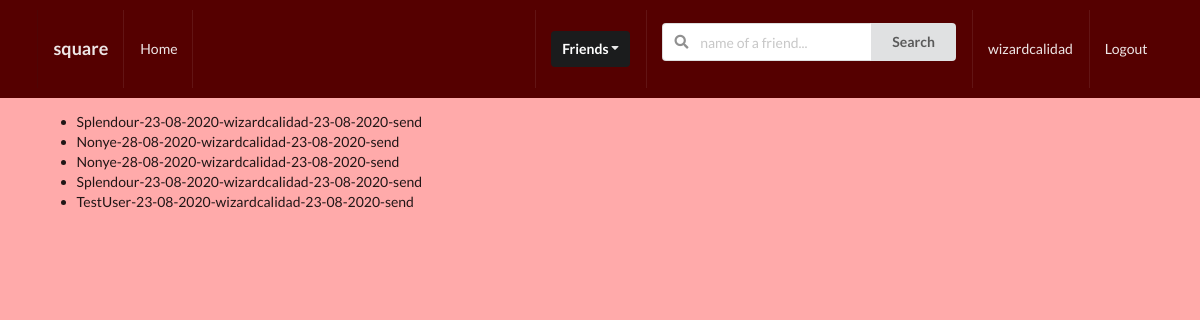
/profiles/my-invites/ (signed in), run on the app's committed database.
### profiles/models.py (models this page shows, shortened)
class Relationship(models.Model):
    sender = models.ForeignKey(Profile, on_delete=models.CASCADE, related_name='sender')
    receiver = models.ForeignKey(Profile, on_delete=models.CASCADE, related_name='receiver')
    status = models.CharField(max_length= 8, choices=STATUS_CHOICES)
    updated = models.DateTimeField(auto_now=True)
    created = models.DateTimeField(auto_now_add=True)
    objects = RelationshipManager()
    def __str__(self):
        return f"{self.sender}-{self.receiver}-{self.status}"

class Profile(models.Model):
    first_name = models.CharField(max_length=200, blank= True)
    last_name = models.CharField(max_length=200, blank= True)
    user = models.OneToOneField(User, on_delete=models.CASCADE)
    bio = models.TextField(default='no bio...', max_length=300)
    email = models.EmailField(max_length=200, blank=True)
    country = models.CharField(max_length=200, blank= True)
    avatar = models.ImageField(default='avatar.png', upload_to='avatars/')
    friends = models.ManyToManyField(User, blank=True, related_name='friends')
    slug = models.SlugField(unique=True, blank=True)
    updated = models.DateTimeField(auto_now=True)
    created = models.DateTimeField(auto_now_add=True)
    objects = ProfileManager()
    def __str__(self):
        return f"{self.user.username}-{self.created.strftime('%d-%m-%Y')}"

### profiles/views.py (the view)
# urls.py: path('my-invites/', invites_received_view, name='my-invites-view'),
def invites_received_view(request):
    profile = Profile.objects.get(user=request.user)
    qs = Relationship.objects.invitations_received(profile)
    context = {'qs': qs}
    return render(request, 'profiles/my_invites.html', context)

### profiles/models.py (called while the page is built)
    def invitations_received(self, receiver):
        qs = Relationship.objects.filter(receiver=receiver, status='send')
        return qs

### profiles/templates/profiles/my_invites.html (shortened to what this page needs)
{% extends 'base.html' %}
{% block content %}
    <ul>
        {% for item in qs %}
            <li>{{item}}</li>
        {% endfor %}
    </ul>
{% endblock content %}

### templates/main/navbar.html (shortened to what this page needs)
<div class="ui inverted menu nav mb-7">
  <div class="ui container">
    <a href="" class="item">
        <h3>square</h3>
    </a>
    {% if request.user.is_authenticated %}
    <a href="" class="item">
        Home
    </a>
    {% endif %}
    <div class="right menu">
        {% if request.user.is_authenticated %}
        <div class="item">
            <div class="ui floating dropdown icon button black"> Friends
                <i class="dropdown icon"></i>
             </div>
        </div>
             <div class="item">
              <form action="" method="GET">
                <div class="ui action left icon input">
                <input class="prompt" type="text" name='q' placeholder="name of a friend...">
                <button type='submit' class="ui button">Search</button>
                </div>
            </form>
            </div>
            <a href="" class="item">
                 {{ request.user }}
            </a>
            <a href="" class="ui item">
                Logout
            </a>
        {% else %}
        <a href="" class="ui item">
                Login
            </a>
        {% endif %}
    </div>
  </div>
</div>

### static_project/style.css (style rules this page uses)
body { background: #ffaaaa !important; }
.nav { border-radius: 0px !important; padding: 10px 0 10px 0 !important; background-color: #550000 !important; }
.mb-7 { margin-bottom: 7px !important; }

### data on the page
Relationship: sender+receiver+status "Splendour-23-08-2020-wizardcalidad-23-08-2020-send"
Relationship: sender+receiver+status "Nonye-28-08-2020-wizardcalidad-23-08-2020-send"
Relationship: sender+receiver+status "Nonye-28-08-2020-wizardcalidad-23-08-2020-send"
Relationship: sender+receiver+status "Splendour-23-08-2020-wizardcalidad-23-08-2020-send"
Relationship: sender+receiver+status "TestUser-23-08-2020-wizardcalidad-23-08-2020-send"

### other printed values
{{ request.user }} "wizardcalidad"
